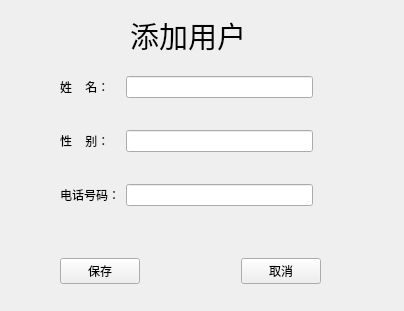
<?xml version="1.0" encoding="UTF-8"?>
<ui version="4.0">
 <class>Add</class>
 <widget class="QWidget" name="Add">
  <property name="geometry">
   <rect>
    <x>0</x>
    <y>0</y>
    <width>404</width>
    <height>311</height>
   </rect>
  </property>
  <property name="windowTitle">
   <string>Form</string>
  </property>
  <widget class="QWidget" name="widget" native="true">
   <property name="geometry">
    <rect>
     <x>50</x>
     <y>40</y>
     <width>271</width>
     <height>201</height>
    </rect>
   </property>
   <layout class="QGridLayout" name="gridLayout_2"/>
  </widget>
  <widget class="QWidget" name="widget_2" native="true">
   <property name="geometry">
    <rect>
     <x>60</x>
     <y>250</y>
     <width>261</width>
     <height>43</height>
    </rect>
   </property>
   <layout class="QGridLayout" name="gridLayout_4">
    <item row="0" column="0">
     <layout class="QGridLayout" name="gridLayout_3">
      <item row="0" column="1">
       <spacer name="horizontalSpacer">
        <property name="orientation">
         <enum>Qt::Horizontal</enum>
        </property>
        <property name="sizeHint" stdset="0">
         <size>
          <width>40</width>
          <height>20</height>
         </size>
        </property>
       </spacer>
      </item>
      <item row="0" column="3">
       <spacer name="horizontalSpacer_3">
        <property name="orientation">
         <enum>Qt::Horizontal</enum>
        </property>
        <property name="sizeHint" stdset="0">
         <size>
          <width>40</width>
          <height>20</height>
         </size>
        </property>
       </spacer>
      </item>
      <item row="0" column="0">
       <widget class="QPushButton" name="btn_save">
        <property name="text">
         <string>保存</string>
        </property>
       </widget>
      </item>
      <item row="0" column="2">
       <spacer name="horizontalSpacer_2">
        <property name="orientation">
         <enum>Qt::Horizontal</enum>
        </property>
        <property name="sizeHint" stdset="0">
         <size>
          <width>40</width>
          <height>20</height>
         </size>
        </property>
       </spacer>
      </item>
      <item row="0" column="5">
       <widget class="QPushButton" name="btn_cancel">
        <property name="text">
         <string>取消</string>
        </property>
       </widget>
      </item>
      <item row="0" column="4">
       <spacer name="horizontalSpacer_4">
        <property name="orientation">
         <enum>Qt::Horizontal</enum>
        </property>
        <property name="sizeHint" stdset="0">
         <size>
          <width>40</width>
          <height>20</height>
         </size>
        </property>
       </spacer>
      </item>
     </layout>
    </item>
   </layout>
  </widget>
  <widget class="QLabel" name="label">
   <property name="geometry">
    <rect>
     <x>130</x>
     <y>20</y>
     <width>141</width>
     <height>31</height>
    </rect>
   </property>
   <property name="font">
    <font>
     <family>Adobe Arabic</family>
     <pointsize>22</pointsize>
    </font>
   </property>
   <property name="text">
    <string>添加用户</string>
   </property>
  </widget>
  <widget class="QWidget" name="">
   <property name="geometry">
    <rect>
     <x>60</x>
     <y>50</y>
     <width>253</width>
     <height>183</height>
    </rect>
   </property>
   <layout class="QGridLayout" name="gridLayout">
    <item row="0" column="0">
     <widget class="QLabel" name="label_2">
      <property name="text">
       <string>姓    名：</string>
      </property>
     </widget>
    </item>
    <item row="0" column="1">
     <widget class="QLineEdit" name="lineEdit_name"/>
    </item>
    <item row="1" column="0">
     <widget class="QLabel" name="label_3">
      <property name="text">
       <string>性    别：</string>
      </property>
     </widget>
    </item>
    <item row="1" column="1">
     <widget class="QLineEdit" name="lineEdit_sex"/>
    </item>
    <item row="2" column="0">
     <widget class="QLabel" name="label_4">
      <property name="text">
       <string>电话号码：</string>
      </property>
     </widget>
    </item>
    <item row="2" column="1">
     <widget class="QLineEdit" name="lineEdit_number"/>
    </item>
   </layout>
  </widget>
 </widget>
 <resources/>
 <connections/>
</ui>
